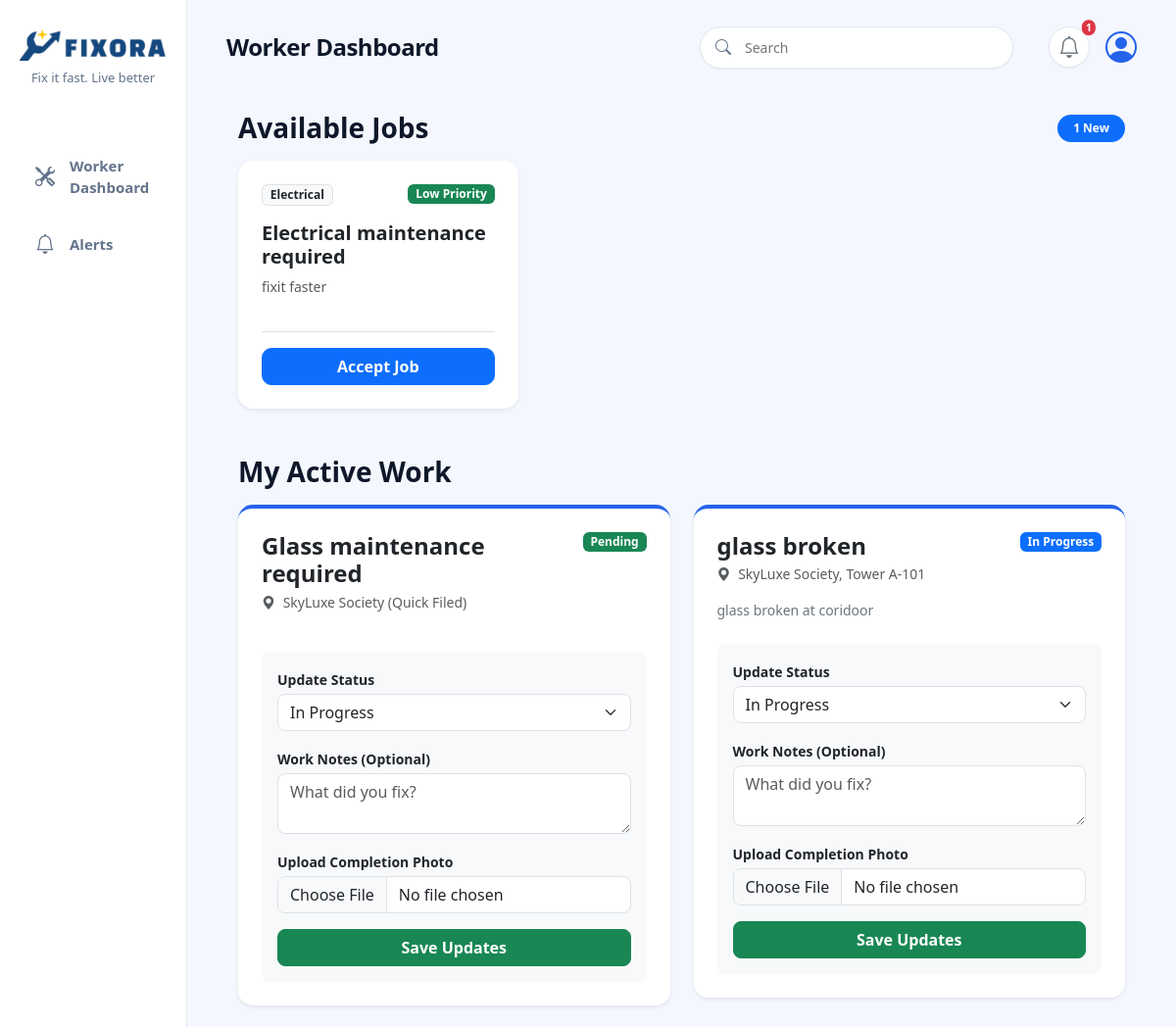
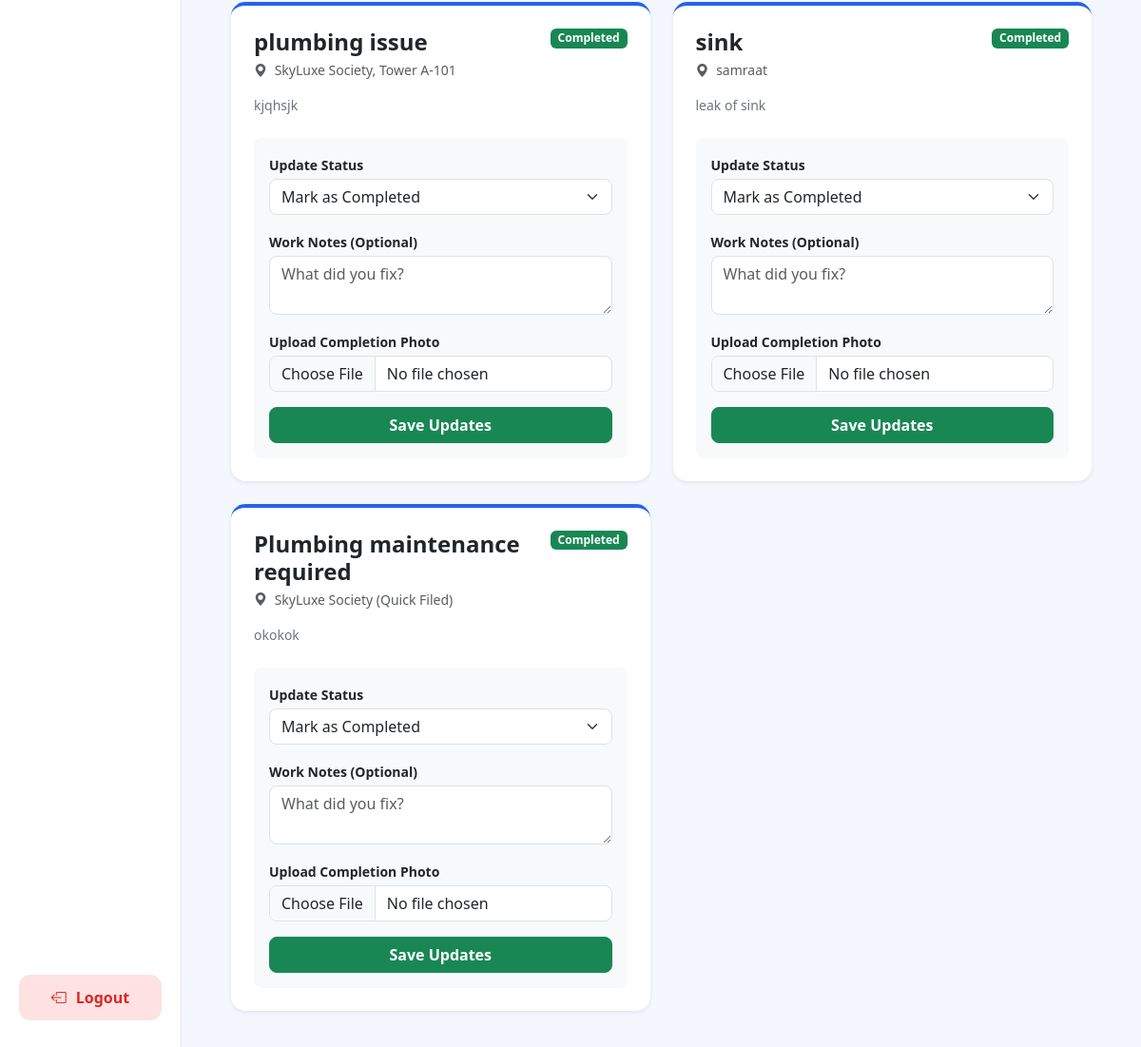
Screenshot of /dashboard/worker/ (signed in) with the database file from the repository (2 pictures, top to bottom).
### fixora_app/models.py (models this page shows, shortened)
class Complaint(models.Model):
    CATEGORY_CHOICES = (
        ('plumbing', 'Plumbing'),
        ('electrical', 'Electrical'),
        ('cleaning', 'Cleaning'),
        ('tiles', 'Tiles'),
        ('other', 'Other'),
    )
    STATUS_CHOICES = (
        ('pending', 'Pending'),
        ('in_progress', 'In Progress'),
        ('completed', 'Completed'),
    )
    PRIORITY_CHOICES = (
        ('low', 'Low'),
        ('medium', 'Medium'),
        ('high', 'High'),
    )
    resident = models.ForeignKey(settings.AUTH_USER_MODEL, on_delete=models.CASCADE, related_name='complaints')
    title = models.CharField(max_length=200)
    category = models.CharField(max_length=20, choices=CATEGORY_CHOICES, default='other')
    priority = models.CharField(max_length=10, choices=PRIORITY_CHOICES, default='low') # New Field
    description = models.TextField(blank=True, null=True)
    location = models.CharField(max_length=255, blank=True, null=True) # New Field
    image = models.ImageField(upload_to='complaints/', blank=True, null=True)
    status = models.CharField(max_length=20, choices=[('pending', 'Pending'), ('in_progress', 'In Progress'), ('completed', 'Completed')], default='pending')
    created_at = models.DateTimeField(auto_now_add=True)
    assigned_worker = models.ForeignKey(settings.AUTH_USER_MODEL, on_delete=models.SET_NULL, null=True, blank=True, related_name='assigned_complaints')

### fixora_app/views.py (the view)
# urls.py: path('dashboard/worker/', views.worker_dashboard, name='worker_dashboard'),
@login_required
def worker_dashboard(request):
    if request.user.role != 'worker':
        return redirect('resident_dashboard')
    available_complaints = Complaint.objects.filter(
        status='pending',
        assigned_worker__isnull=True,
        resident__society=request.user.society
    ).order_by('-created_at')
    my_jobs = Complaint.objects.filter(
        assigned_worker=request.user
    ).order_by('-created_at')
    available_services = ServiceBooking.objects.filter(
        status='pending',
        assigned_worker__isnull=True,
        resident__society=request.user.society
    ).order_by('-created_at')
    my_services = ServiceBooking.objects.filter(
        assigned_worker=request.user
    ).order_by('-created_at')
    context = {
        'available_complaints': available_complaints,
        'my_jobs': my_jobs,
        'available_services': available_services,
        'my_services': my_services,
    }
    return render(request, 'file/worker_dashboard.html', context)

### fixora_app/context_processors.py (called while the page is built)
def unread_alerts(request):
    if request.user.is_authenticated:
        count = Alert.objects.filter(user=request.user, is_read=False).count()
        return {'unread_alerts_count': count}
    return {'unread_alerts_count': 0}

### templates/file/worker_dashboard.html (shortened to what this page needs)
{% extends 'file/base.html' %}
{% block content %}
<div class="container-fluid">
    <div class="d-flex justify-content-between align-items-center mb-3 mt-2">
        <h3 class="fw-bold mb-0">Available Jobs</h3>
        <span class="badge bg-primary rounded-pill px-3 py-2">{{ available_complaints|length }} New</span>
    </div>
    <div class="row g-4 mb-5">
        {% for complaint in available_complaints %}
        <div class="col-md-6 col-lg-4">
            <div class="card p-4 shadow-sm border-0 h-100" style="border-radius: 15px;">
                <div class="d-flex justify-content-between align-items-start mb-2">
                    <span class="badge bg-light text-dark border">{{ complaint.category|title }}</span>
                    {% if complaint.priority == 'high' %}
                        <span class="badge bg-danger">High Priority</span>
                    {% elif complaint.priority == 'medium' %}
                        <span class="badge bg-warning text-dark">Medium Priority</span>
                    {% else %}
                        <span class="badge bg-success">Low Priority</span>
                    {% endif %}
                </div>
                <h5 class="fw-bold mt-2">{{ complaint.title }}</h5>
                <p class="text-muted small mb-3" style="min-height: 40px;">{{ complaint.description|truncatechars:80 }}</p>
                <div class="mt-auto pt-3 border-top">
                    <a href="{% url 'accept_complaint' complaint.id %}" class="btn btn-primary w-100 fw-bold" style="border-radius: 10px;">
                        Accept Job
                    </a>
                </div>
            </div>
        </div>
        {% empty %}
        <div class="col-12 text-center py-5 bg-white shadow-sm" style="border-radius: 15px;">
            <i class="bi bi-cup-hot text-muted mb-2 d-block" style="font-size: 32px;"></i>
            <h5 class="text-muted fw-medium mb-0">No new jobs available right now.</h5>
        </div>
        {% endfor %}
    </div>
    <div class="d-flex justify-content-between align-items-center mb-3">
        <h3 class="fw-bold mb-0">My Active Work</h3>
    </div>
    <div class="row g-4">
        {% for complaint in my_jobs %}
        <div class="col-lg-6">
            <div class="card border-0 shadow-sm p-4" style="border-radius: 15px; border-top: 4px solid #2563eb !important;">
                <div class="d-flex justify-content-between align-items-start mb-3">
                    <div>
                        <h4 class="fw-bold mb-1">{{ complaint.title }}</h4>
                        <div class="text-muted small"><i class="bi bi-geo-alt-fill me-1"></i> {{ complaint.location|default:"Location not specified" }}</div>
                    </div>
                    <span class="badge {% if complaint.status == 'in_progress' %}bg-primary{% else %}bg-success{% endif %}">
                        {{ complaint.get_status_display }}
                    </span>
                </div>
                <p class="text-secondary small mb-4">{{ complaint.description }}</p>
                <form method="POST" action="{% url 'update_work_status' complaint.id %}" enctype="multipart/form-data" class="bg-light p-3 rounded-3">
                    <div class="mb-3">
                        <label class="fw-semibold small text-dark mb-1">Update Status</label>
                        <select name="status" class="form-select" style="border-radius: 8px;">
                            <option value="in_progress" {% if complaint.status == 'in_progress' %}selected{% endif %}>In Progress</option>
                            <option value="completed" {% if complaint.status == 'completed' %}selected{% endif %}>Mark as Completed</option>
                        </select>
                    </div>
                    <div class="mb-3">
                        <label class="fw-semibold small text-dark mb-1">Work Notes (Optional)</label>
                        <textarea name="worker_notes" class="form-control" rows="2" style="border-radius: 8px;" placeholder="What did you fix?">{{ complaint.worker_notes|default:"" }}</textarea>
                    </div>
                    <div class="mb-3">
                        <label class="fw-semibold small text-dark mb-1">Upload Completion Photo</label>
                        <input type="file" name="completion_image" class="form-control" accept="image/*" style="border-radius: 8px;">
                    </div>
                    <button type="submit" class="btn btn-success w-100 fw-bold" style="border-radius: 8px;">
                        Save Updates
                    </button>
                </form>
            </div>
        </div>
        {% empty %}
        <div class="col-12 text-center py-5 bg-white shadow-sm" style="border-radius: 15px;">
            <p class="text-muted fw-medium mb-0">You haven't accepted any jobs yet.</p>
        </div>
        {% endfor %}
    </div>
</div>
{% endblock %}

### static/css/dashboard.css (style rules this page uses)
:root { --primary: #2563eb; --primary-hover: #1d4ed8; --bg-main: #f4f7fe; --bg-sidebar: #ffffff; --text-dark: #0f172a; --text-muted: #64748b; --border-color: #e2e8f0; --shadow-sm: 0 1px 2px 0 rgb(0 0 0 / 0.05); --shadow-md: 0 4px 6px -1px rgb(0 0 0 / 0.05), 0 2px 4px -2px rgb(0 0 0 / 0.05); --shadow-lg: 0 10px 15px -3px rgb(0 0 0 / 0.05), 0 4px 6px -4px rgb(0 0 0 / 0.02); --radius-md: 12px; --radius-lg: 16px; --transition: all 0.3s cubic-bezier(0.4, 0, 0.2, 1); }
* { margin: 0; padding: 0; box-sizing: border-box; font-family: 'Segoe UI', system-ui, -apple-system, sans-serif; -webkit-font-smoothing: antialiased; }
body { background-color: var(--bg-main); min-height: 100vh; overflow-x: hidden; color: var(--text-dark); }

### rows the page displays
Complaint: category "Electrical", priority "Low Priority", title "Electrical maintenance required", description "fixit faster"
Complaint: title "Glass maintenance required", location "SkyLuxe Society (Quick Filed)", status "Pending"
Complaint: title "glass broken", location "SkyLuxe Society, Tower A-101", status "In Progress", description "glass broken at coridoor"
Complaint: title "plumbing issue", location "SkyLuxe Society, Tower A-101", status "Completed", description "kjqhsjk", status "Mark as Completed"
Complaint: title "sink", location "samraat", status "Completed", description "leak of sink", status "Mark as Completed"
Complaint: title "Plumbing maintenance required", location "SkyLuxe Society (Quick Filed)", status "Completed", description "okokok", status "Mark as Completed"

### other values shown
{{ unread_alerts_count }} "1"
{{ available_complaints|length }} "1"
